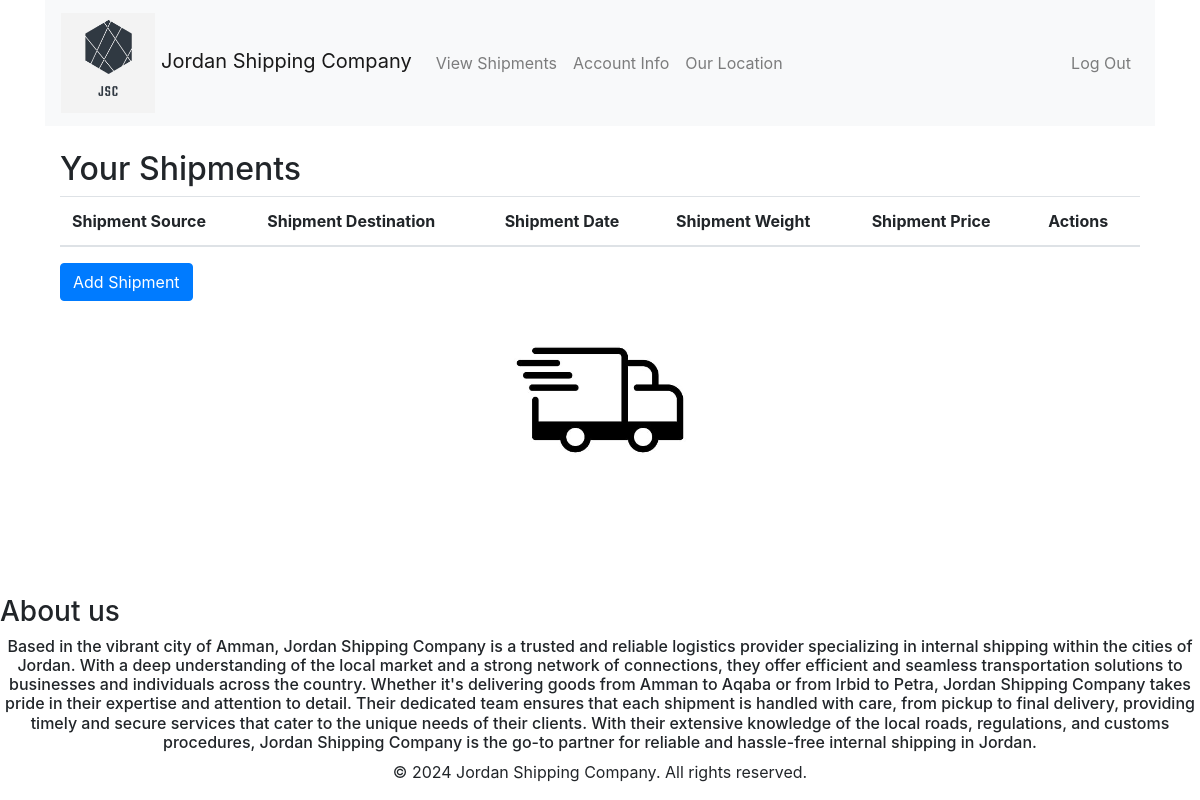
/shipment/view/ (signed in), run on an earlier commit of the app's database.
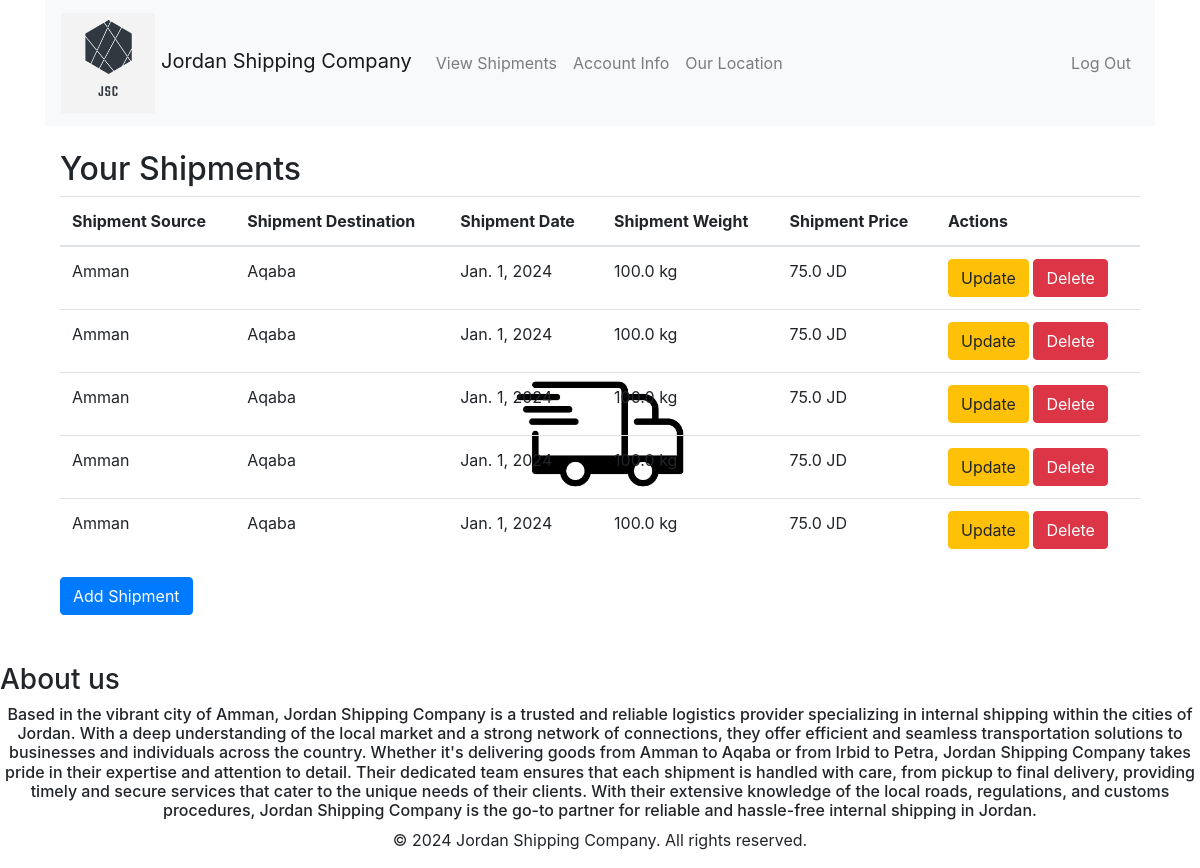
And on a later commit of the database.
### shipment/models.py (models this page shows, shortened)
class Shipment(models.Model):
    user = models.ForeignKey(User, on_delete=models.CASCADE)
    from_city = models.CharField(max_length=100, choices=[('Amman', 'Amman'), ('Irbid', 'Irbid'), ('Aqaba', 'Aqaba')], default='Amman')
    to_city = models.CharField(max_length=100, choices=[('Aqaba', 'Aqaba'), ('Amman', 'Amman'), ('Irbid', 'Irbid')], default='Aqaba')
    weight = models.FloatField(default=100)
    shipment_date = models.DateField(default='2024-01-01')
    def calculate_price(self):
        return self.weight * 0.75

### shipment/views.py (the view)
# urls.py: path('view/', view_shipments, name='view_shipments'),
@login_required
def view_shipments(request):
    shipments = Shipment.objects.filter(user=request.user)
    return render(request, 'shipment/view_shipments.html', {'shipments': shipments})

### shipment/templates/shipment/view_shipments.html (shortened to what this page needs)
{% extends 'shipment/base.html' %}
{% block content %}
  <h2>Your Shipments</h2>
  <table class="table">
    <thead>
      <tr>
        <th scope="col">Shipment Source</th>
        <th scope="col">Shipment Destination</th>
        <th scope="col">Shipment Date</th>
        <th scope="col">Shipment Weight</th>
         <th scope="col">Shipment Price</th>
        <th scope="col">Actions</th>
      </tr>
    </thead>
    <tbody>
      {% for shipment in shipments %}
        <tr>
          <td>{{ shipment.from_city }}</td>
          <td>{{ shipment.to_city }}</td>
          <td>{{ shipment.shipment_date }}</td>
          <td>{{ shipment.weight}} kg</td>
             <td>{{ shipment.calculate_price }} JD</td>
          <td>
            <a href="{% url 'update_shipment' shipment.id %}" class="btn btn-warning">Update</a>
            <a href="{% url 'delete_shipment' shipment.id %}" class="btn btn-danger">Delete</a>
          </td>
        </tr>
      {% endfor %}
    </tbody>
  </table>
  <a href="{% url 'add_shipment' %}" class="btn btn-primary">Add Shipment</a>
{% endblock %}

### shipment/templates/shipment/base.html (shortened to what this page needs)
<!DOCTYPE html>
<html lang="en">
    {% load static %}
<head>
    <link rel="stylesheet" href="https://stackpath.bootstrapcdn.com/bootstrap/4.3.1/css/bootstrap.min.css">
</head>
<body>
    <div class="container">
        <nav class="navbar navbar-expand-lg navbar-light bg-light">
            <a class="navbar-brand" href="{% url 'home_for_unauthenticated' %}" >
                <img src="{% static 'images/logo.jpg' %}" alt="Logo" class="logo-img"> Jordan Shipping Company
            </a>
            <div class="collapse navbar-collapse" id="navbarNav">
                <ul class="navbar-nav mr-auto">
                    <li class="nav-item">
                        <a class="nav-link" href="{% url 'view_shipments' %}">View Shipments</a>
                    </li>
                    <li class="nav-item">
                        <a class="nav-link" href="{% url 'account_info' %}">Account Info</a>
                    </li>
                    <li class="nav-item">
            <a class="nav-link" href="{% url 'location_page' %}">Our Location</a>
        </li>
                </ul>
                {% if user.is_authenticated %}
                    <ul class="navbar-nav">
                        <li class="nav-item">
                            <a class="nav-link" href="{% url 'logout_view' %}">Log Out</a>
                        </li>
                    </ul>
                {% endif %}
            </div>
        </nav>
        <div class="container mt-4">
            {% block content %}
            {% endblock %}
        </div>
    </div>
    <footer class="footer mt-5 text-center">
<h3 style="text-align: left;"> About us</h3>
<h6 style="text-align: center;">Based in the vibrant city of Amman, Jordan Shipping Company is a trusted and reliable logistics provider specializing in internal shipping within the cities of Jordan. With a deep understanding of the local market and a strong network of connections, they offer efficient and seamless transportation solutions to businesses and individuals across the country. Whether it's delivering goods from Amman to Aqaba or from Irbid to Petra, Jordan Shipping Company takes pride in their expertise and attention to detail. Their dedicated team ensures that each shipment is handled with care, from pickup to final delivery, providing timely and secure services that cater to the unique needs of their clients. With their extensive knowledge of the local roads, regulations, and customs procedures, Jordan Shipping Company is the go-to partner for reliable and hassle-free internal shipping in Jordan.</h6>
    <p>&copy; 2024 Jordan Shipping Company. All rights reserved.</p>
    </footer>
</body>
</html>

What changed in the data, as far as the page shows it:
added Shipment: from_city "Amman", to_city "Aqaba", shipment_date "Jan. 1, 2024", weight "100.0", calculate_price "75.0"
added Shipment: from_city "Amman", to_city "Aqaba", shipment_date "Jan. 1, 2024", weight "100.0", calculate_price "75.0"
added Shipment: from_city "Amman", to_city "Aqaba", shipment_date "Jan. 1, 2024", weight "100.0", calculate_price "75.0"
added Shipment: from_city "Amman", to_city "Aqaba", shipment_date "Jan. 1, 2024", weight "100.0", calculate_price "75.0"
added Shipment: from_city "Amman", to_city "Aqaba", shipment_date "Jan. 1, 2024", weight "100.0", calculate_price "75.0"
